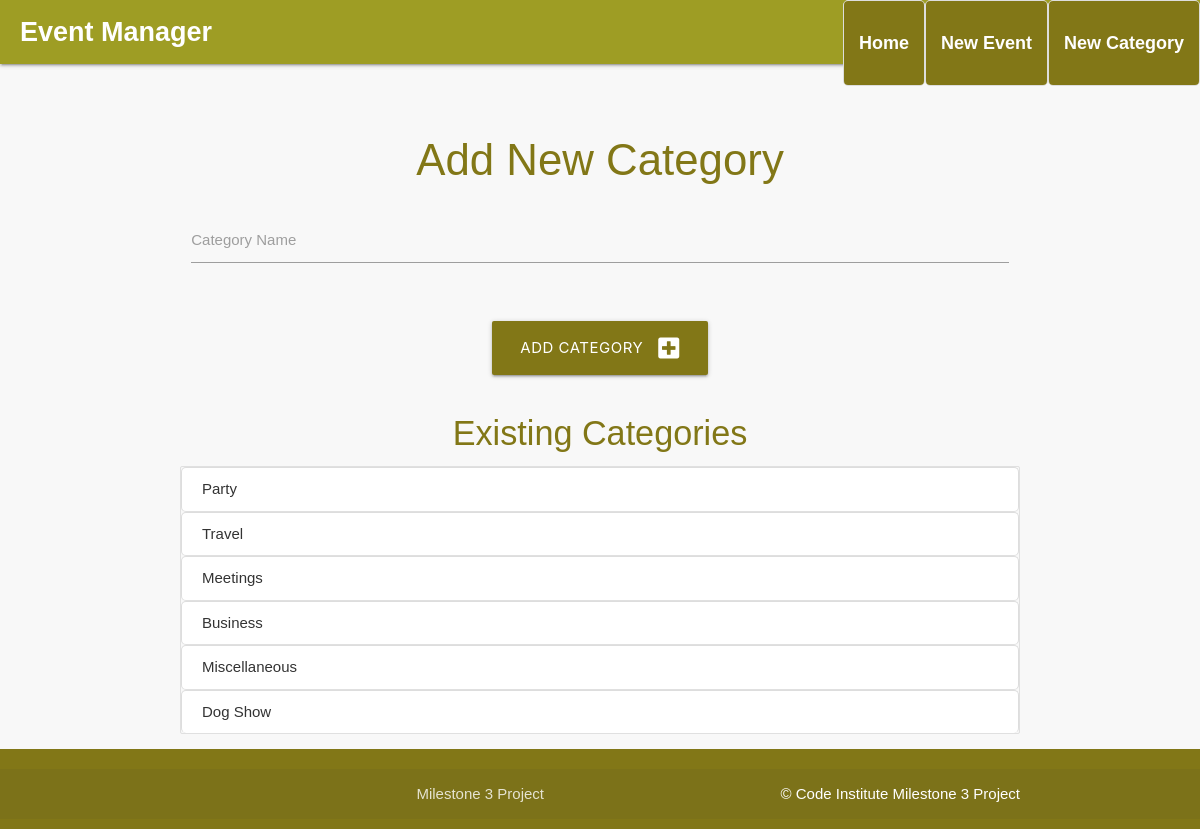
Page /add_category on the committed database.
### eventmanager/models.py (models this page shows)
class Category(db.Model):
    id = db.Column(db.Integer, primary_key=True)
    name = db.Column(db.String(50), unique=True, nullable=False)
    events = db.relationship('Event', backref='category', lazy=True)

### eventmanager/routes.py (the view, shortened to what this page needs)
@app.route("/add_category", methods=["GET", "POST"])
def add_category():
    categories = Category.query.all()  # Fetch all categories to display
    return render_template("add_category.html", categories=categories)

### eventmanager/templates/add_category.html (shortened to what this page needs)
{% extends "base.html" %}
{% block content %}
    <h3 class="center-align lime-text text-darken-4">Add New Category</h3>
    <form method="POST" action="{{ url_for('add_category') }}" class="row">
        <div class="input-field col s12">
            <input type="text" name="name" id="name" required>
            <label for="name">Category Name</label>
        </div>
        <div class="row">
            <div class="col s12 center-align">
                <button type="submit" class="btn-large lime darken-4">
                    Add Category <i class="fas fa-plus-square right"></i>
                </button>
            </div>
        </div>
    </form>
    <h4 class="center-align lime-text text-darken-4">Existing Categories</h4>
    <ul class="collection">
        {% for category in categories %}
            <li class="collection-item">
                {{ category.name }}
            </li>
        {% else %}
            <li class="collection-item">No categories available.</li>
        {% endfor %}
    </ul>
{% endblock %}

### eventmanager/static/css/style.css (style rules this page uses)
body { display: flex; min-height: 100vh; flex-direction: column; font-family: Arial, sans-serif; background-color: #f8f8f8; color: #333; }
ul { list-style-type: none; padding: 0; }
ul li { background-color: #fff; border: 1px solid #ddd; padding: 10px; margin-bottom: 10px; border-radius: 5px; }
input[type="text"], input[type="datetime-local"], textarea { width: 100%; padding: 10px; margin-bottom: 10px; border-radius: 4px; border: 1px solid #ccc; }
button { background-color: #827717; color: white; border: none; padding: 10px 15px; border-radius: 4px; cursor: pointer; }
.input-field { margin-bottom: 30px; }
.input-field label { margin-bottom: 5px; }
.center-align { margin-top: 20px; }

### rows in the picture
Category: name "Party"
Category: name "Travel"
Category: name "Meetings"
Category: name "Business"
Category: name "Miscellaneous"
Category: name "Dog Show"
